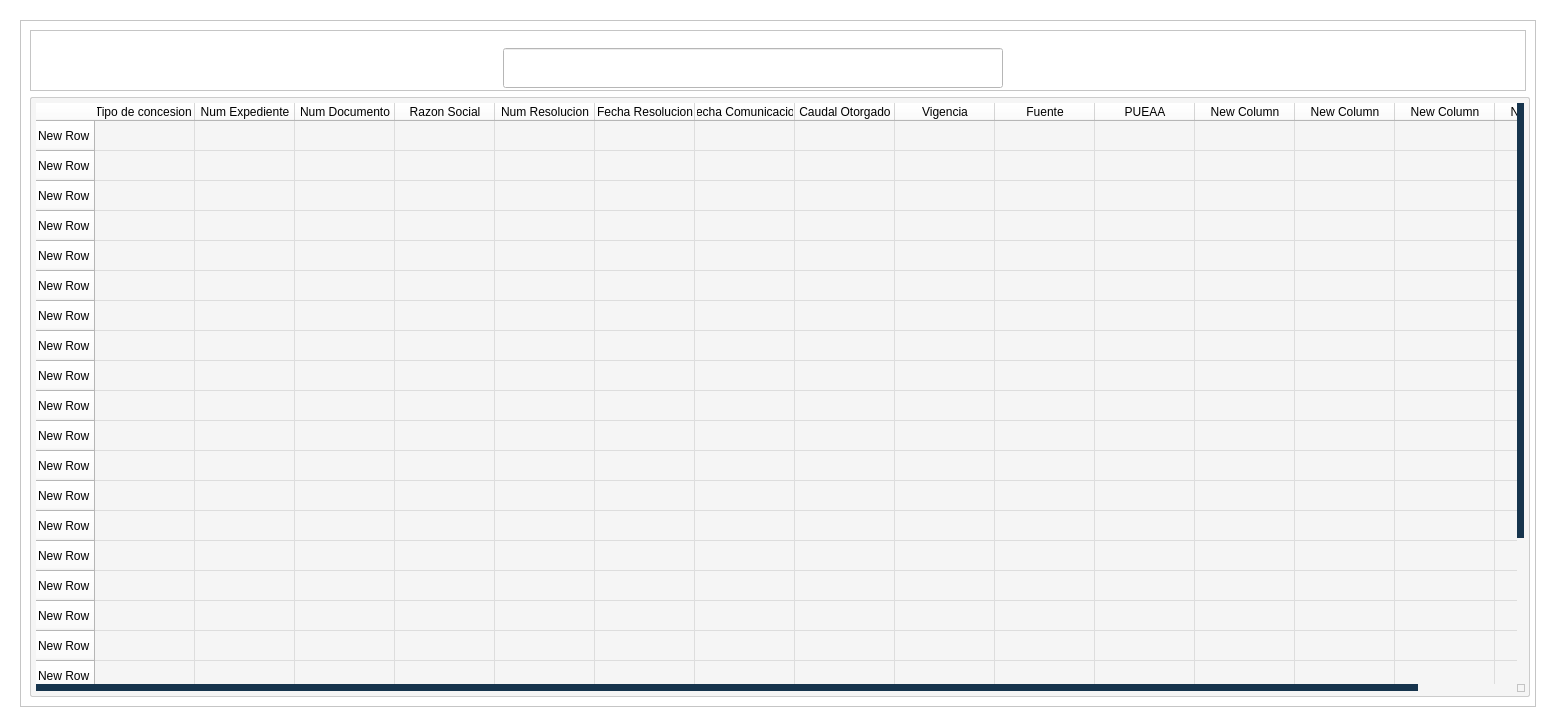
<?xml version="1.0" encoding="UTF-8"?>
<ui version="4.0">
 <class>Form</class>
 <widget class="QWidget" name="Form">
  <property name="geometry">
   <rect>
    <x>0</x>
    <y>0</y>
    <width>1556</width>
    <height>727</height>
   </rect>
  </property>
  <property name="sizePolicy">
   <sizepolicy hsizetype="Fixed" vsizetype="Fixed">
    <horstretch>0</horstretch>
    <verstretch>0</verstretch>
   </sizepolicy>
  </property>
  <property name="minimumSize">
   <size>
    <width>300</width>
    <height>600</height>
   </size>
  </property>
  <property name="windowTitle">
   <string>Navbar</string>
  </property>
  <property name="styleSheet">
   <string notr="true">background-color: rgb(238, 238, 238);
background-color: rgb(255, 255, 255);</string>
  </property>
  <layout class="QHBoxLayout" name="horizontalLayout">
   <item>
    <widget class="QWidget" name="widget" native="true">
     <layout class="QHBoxLayout" name="horizontalLayout_3">
      <item>
       <widget class="QStackedWidget" name="stackedWidget_2">
        <property name="styleSheet">
         <string notr="true">background-color: rgb(255, 255, 255);</string>
        </property>
        <property name="frameShape">
         <enum>QFrame::StyledPanel</enum>
        </property>
        <property name="frameShadow">
         <enum>QFrame::Raised</enum>
        </property>
        <widget class="QWidget" name="stackedWidget_2Page1">
         <layout class="QVBoxLayout" name="verticalLayout">
          <item>
           <widget class="QFrame" name="frame_3">
            <property name="sizePolicy">
             <sizepolicy hsizetype="Preferred" vsizetype="Fixed">
              <horstretch>0</horstretch>
              <verstretch>0</verstretch>
             </sizepolicy>
            </property>
            <property name="minimumSize">
             <size>
              <width>250</width>
              <height>50</height>
             </size>
            </property>
            <property name="styleSheet">
             <string notr="true">background-color: rgb(255, 255, 255);</string>
            </property>
            <property name="frameShape">
             <enum>QFrame::StyledPanel</enum>
            </property>
            <property name="frameShadow">
             <enum>QFrame::Raised</enum>
            </property>
            <layout class="QHBoxLayout" name="horizontalLayout_2">
             <item>
              <spacer name="horizontalSpacer_3">
               <property name="orientation">
                <enum>Qt::Horizontal</enum>
               </property>
               <property name="sizeHint" stdset="0">
                <size>
                 <width>40</width>
                 <height>20</height>
                </size>
               </property>
              </spacer>
             </item>
             <item alignment="Qt::AlignHCenter">
              <widget class="QLineEdit" name="lineEdit">
               <property name="sizePolicy">
                <sizepolicy hsizetype="Fixed" vsizetype="Fixed">
                 <horstretch>0</horstretch>
                 <verstretch>0</verstretch>
                </sizepolicy>
               </property>
               <property name="minimumSize">
                <size>
                 <width>500</width>
                 <height>40</height>
                </size>
               </property>
               <property name="maximumSize">
                <size>
                 <width>300</width>
                 <height>25</height>
                </size>
               </property>
               <property name="styleSheet">
                <string notr="true">QLineEdit {

    background-color: #f5f5f5; /* Gris más claro cuando se escribe */
    border: none; /* Sin bordes generales */
    border-bottom: 1px solid #000000; /* Solo borde inferior inicial */
    border-radius: 4px; /* Sin bordes redondeados */
    padding: 5px; /* Espaciado interno */
    font: 18px;
QLineEdit {

    background-color: #f5f5f5; /* Gris más claro cuando se escribe */
    border: none; /* Sin bordes generales */
    border-bottom: 1px solid #000000; /* Solo borde inferior inicial */
    border-radius: 0px; /* Sin bordes redondeados */
    padding: 5px; /* Espaciado interno */
    font: 10px;

	margin-right: 8px; /* Margen a la derecha de 10px */
}

/* Al pasar el mouse, se agregan los bordes izquierdo y derecho */
QLineEdit:hover {
    border-bottom: 2px solid #16344D; /* Mantiene el borde inferior */
}

/* Al hacer clic (foco), se mantiene igual que el hover */
QLineEdit:focus {
    border-bottom: 2px solid #16344D;
    background-color: #e0e0e0; /* Gris más claro cuando se escribe */
    box-shadow: 0 0 5px rgba(0, 0, 0, 0.3); /* Sombra opcional al activar */
}

}

/* Al pasar el mouse, se agregan los bordes izquierdo y derecho */
QLineEdit:hover {
    border-bottom: 2px solid #16344D; /* Mantiene el borde inferior */
}

/* Al hacer clic (foco), se mantiene igual que el hover */
QLineEdit:focus {
    border-bottom: 2px solid #16344D;
    background-color: #e0e0e0; /* Gris más claro cuando se escribe */
    box-shadow: 0 0 5px rgba(0, 0, 0, 0.3); /* Sombra opcional al activar */
}
</string>
               </property>
              </widget>
             </item>
             <item>
              <widget class="QToolButton" name="toolButton_2">
               <property name="minimumSize">
                <size>
                 <width>45</width>
                 <height>45</height>
                </size>
               </property>
               <property name="maximumSize">
                <size>
                 <width>30</width>
                 <height>30</height>
                </size>
               </property>
               <property name="styleSheet">
                <string notr="true">border:none;</string>
               </property>
               <property name="text">
                <string/>
               </property>
               <property name="icon">
                <iconset>
                 <normaloff>../../assets/iconos/people.png</normaloff>../../assets/iconos/people.png</iconset>
               </property>
               <property name="iconSize">
                <size>
                 <width>32</width>
                 <height>32</height>
                </size>
               </property>
               <property name="toolButtonStyle">
                <enum>Qt::ToolButtonTextBesideIcon</enum>
               </property>
              </widget>
             </item>
             <item>
              <spacer name="horizontalSpacer_2">
               <property name="orientation">
                <enum>Qt::Horizontal</enum>
               </property>
               <property name="sizeHint" stdset="0">
                <size>
                 <width>40</width>
                 <height>20</height>
                </size>
               </property>
              </spacer>
             </item>
            </layout>
           </widget>
          </item>
          <item alignment="Qt::AlignHCenter">
           <widget class="QTableWidget" name="tableWidget">
            <property name="sizePolicy">
             <sizepolicy hsizetype="Fixed" vsizetype="Fixed">
              <horstretch>0</horstretch>
              <verstretch>0</verstretch>
             </sizepolicy>
            </property>
            <property name="minimumSize">
             <size>
              <width>1500</width>
              <height>600</height>
             </size>
            </property>
            <property name="styleSheet">
             <string notr="true">QTableWidget {
    background-color: #f5f5f5; /* Fondo gris claro */
    border: 1px solid #CCCCCC; /* Borde suave */
    border-radius: 2px; /* Bordes redondeados */
    font-size: 12px; /* Tamaño de fuente */
    padding: 5px; /* Espaciado interno */
    gridline-color: #DDDDDD; /* Color de las líneas de la cuadrícula */
}

QTableWidget::item {
    padding: 5px; /* Espaciado de las celdas */
    border-radius: 2px; /* Bordes redondeados en las celdas */
}

QTableWidget::item:hover {
    background-color: #f0f0f0; /* Fondo claro al pasar el mouse */
    color: #16344D; /* Texto azul al pasar el mouse */
}

/* Barra de desplazamiento vertical y horizontal */
QScrollBar:vertical, QScrollBar:horizontal {
	
    border-radius: 15px; /* Bordes redondeados */
    background-color: #f5f5f5; /* Fondo gris claro */
    width: 7px; /* Ancho de la barra vertical */
    height: 7px; /* Alto de la barra horizontal */
}

/* Manejador de la barra de desplazamiento (el &quot;handle&quot;) */
QScrollBar::handle:vertical, QScrollBar::handle:horizontal {
    background-color: #16344D; /* Barra de desplazamiento en azul */
    border-radius: 15px; /* Bordes redondeados */
    min-height: 10px; /* Tamaño mínimo de la barra de desplazamiento vertical */
    min-width: 10px; /* Tamaño mínimo de la barra de desplazamiento horizontal */
}

/* Efecto cuando el mouse pasa por encima del manejador */
QScrollBar::handle:vertical:hover, QScrollBar::handle:horizontal:hover {
    background-color: #1A4567; /* Fondo más oscuro al pasar el mouse */
}

/* Líneas de los botones de desplazamiento (arriba/abajo o izquierda/derecha) */
QScrollBar::add-line:vertical, QScrollBar::sub-line:vertical,
QScrollBar::add-line:horizontal, QScrollBar::sub-line:horizontal {
    background: none; /* Quitar los botones de desplazamiento */
}

/* Flechas de los botones de desplazamiento */
QScrollBar::up-arrow:vertical, QScrollBar::down-arrow:vertical,
QScrollBar::left-arrow:horizontal, QScrollBar::right-arrow:horizontal {
    background: none; /* Quitar las flechas */
}
</string>
            </property>
            <row>
             <property name="text">
              <string>New Row</string>
             </property>
            </row>
            <row>
             <property name="text">
              <string>New Row</string>
             </property>
            </row>
            <row>
             <property name="text">
              <string>New Row</string>
             </property>
            </row>
            <row>
             <property name="text">
              <string>New Row</string>
             </property>
            </row>
            <row>
             <property name="text">
              <string>New Row</string>
             </property>
            </row>
            <row>
             <property name="text">
              <string>New Row</string>
             </property>
            </row>
            <row>
             <property name="text">
              <string>New Row</string>
             </property>
            </row>
            <row>
             <property name="text">
              <string>New Row</string>
             </property>
            </row>
            <row>
             <property name="text">
              <string>New Row</string>
             </property>
            </row>
            <row>
             <property name="text">
              <string>New Row</string>
             </property>
            </row>
            <row>
             <property name="text">
              <string>New Row</string>
             </property>
            </row>
            <row>
             <property name="text">
              <string>New Row</string>
             </property>
            </row>
            <row>
             <property name="text">
              <string>New Row</string>
             </property>
            </row>
            <row>
             <property name="text">
              <string>New Row</string>
             </property>
            </row>
            <row>
             <property name="text">
              <string>New Row</string>
             </property>
            </row>
            <row>
             <property name="text">
              <string>New Row</string>
             </property>
            </row>
            <row>
             <property name="text">
              <string>New Row</string>
             </property>
            </row>
            <row>
             <property name="text">
              <string>New Row</string>
             </property>
            </row>
            <row>
             <property name="text">
              <string>New Row</string>
             </property>
            </row>
            <row>
             <property name="text">
              <string>New Row</string>
             </property>
            </row>
            <row>
             <property name="text">
              <string>New Row</string>
             </property>
            </row>
            <row>
             <property name="text">
              <string>New Row</string>
             </property>
            </row>
            <row>
             <property name="text">
              <string>New Row</string>
             </property>
            </row>
            <row>
             <property name="text">
              <string>New Row</string>
             </property>
            </row>
            <column>
             <property name="text">
              <string>Tipo de concesion </string>
             </property>
            </column>
            <column>
             <property name="text">
              <string>Num Expediente</string>
             </property>
            </column>
            <column>
             <property name="text">
              <string>Num Documento</string>
             </property>
            </column>
            <column>
             <property name="text">
              <string>Razon Social</string>
             </property>
            </column>
            <column>
             <property name="text">
              <string>Num Resolucion</string>
             </property>
            </column>
            <column>
             <property name="text">
              <string>Fecha Resolucion</string>
             </property>
            </column>
            <column>
             <property name="text">
              <string>Fecha Comunicacion</string>
             </property>
            </column>
            <column>
             <property name="text">
              <string>Caudal Otorgado</string>
             </property>
            </column>
            <column>
             <property name="text">
              <string>Vigencia</string>
             </property>
            </column>
            <column>
             <property name="text">
              <string>Fuente</string>
             </property>
            </column>
            <column>
             <property name="text">
              <string>PUEAA</string>
             </property>
            </column>
            <column>
             <property name="text">
              <string>New Column</string>
             </property>
            </column>
            <column>
             <property name="text">
              <string>New Column</string>
             </property>
            </column>
            <column>
             <property name="text">
              <string>New Column</string>
             </property>
            </column>
            <column>
             <property name="text">
              <string>New Column</string>
             </property>
            </column>
           </widget>
          </item>
         </layout>
        </widget>
       </widget>
      </item>
     </layout>
    </widget>
   </item>
  </layout>
 </widget>
 <resources/>
 <connections/>
</ui>
